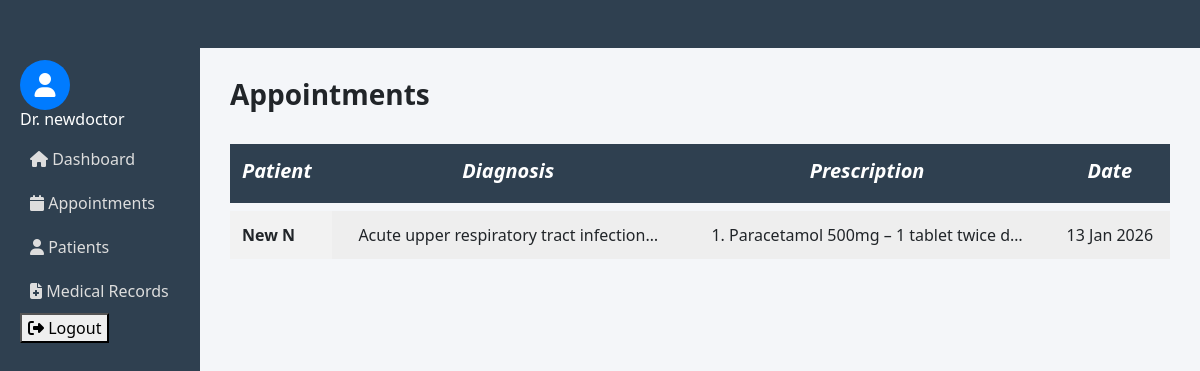
Screenshot of /doctors/medical-records/ (signed in) with the database file from the repository.
### accounts/models.py (models this page shows)
class User(AbstractUser):
    ROLE_CHOICES = (
        ('ADMIN', 'Admin'),
        ('DOCTOR', 'Doctor'),
        ('PATIENT', 'Patient'),
    )
    role = models.CharField(max_length=10, choices=ROLE_CHOICES)

### patientapp/models.py (models this page shows)
class MedicalRecord(models.Model):
    patient = models.ForeignKey(Patient, on_delete=models.CASCADE)
    doctor = models.ForeignKey('doctorapp.Doctor', on_delete=models.SET_NULL,
        null=True,
        blank=True)
    diagnosis = models.TextField()
    appointment = models.ForeignKey(Appointment, on_delete=models.CASCADE, null=True, blank=True)  # NEW
    prescription = models.TextField()
    allergies = models.TextField(blank=True, null=True)
    treatment_history = models.TextField(blank=True, null=True)
    created_at = models.DateTimeField(auto_now_add=True)

class Patient(models.Model):
    user = models.OneToOneField(User, on_delete=models.CASCADE)
    full_name = models.CharField(max_length=100, null=True, blank=True)
    age = models.IntegerField(null=True, blank=True)
    gender = models.CharField(max_length=10, null=True, blank=True)
    phone = models.CharField(max_length=15, null=True, blank=True)
    address = models.TextField(null=True, blank=True)
    created_at = models.DateTimeField(auto_now_add=True,null=True, blank=True)
    def __str__(self):
        return self.full_name or self.user.username

### doctorapp/views.py (the view)
# urls.py: path('medical-records/',medical_records_list, name='doctor_medical_records'),
def medical_records_list(request):
    doctor = get_object_or_404(Doctor, user=request.user)
    records = MedicalRecord.objects.filter(
        doctor=doctor
    ).select_related('patient', 'patient__user').order_by('-created_at')
    return render(
        request,
        'doctor/medical_records.html',
        {'records': records}
    )

### templates/doctor/medical_records.html (shortened to what this page needs)
{% extends "doctor/base.html" %}
{% block content %}
<h3 class="mb-4"><strong>Appointments</strong></h3>
<table class="comparison-table">
    <thead>
        <tr>
            <th><i>Patient</i></th>
            <th><i>Diagnosis</i></th>
            <th><i>Prescription</i></th>
            <th><i>Date</i></th>
        </tr>
    </thead>
    <tbody>
        {% for record in records %}
        <tr>
            <td>{{ record.patient }}</td>
            <td>{{ record.diagnosis|truncatechars:40 }}</td>
            <td>{{ record.prescription|truncatechars:40 }}</td>
            <td>{{ record.created_at|date:"d M Y" }}</td>
        </tr>
        {% empty %}
        <tr>
            <td colspan="4" class="text-center">No medical records found.</td>
        </tr>
        {% endfor %}
    </tbody>
</table>
{% endblock %}

### templates/doctor/base.html (shortened to what this page needs)
<!DOCTYPE html>
<html>
{% load static %}
<head>
    <link href="https://cdn.jsdelivr.net/npm/bootstrap@5.3.2/dist/css/bootstrap.min.css" rel="stylesheet">
    <link href="https://cdnjs.cloudflare.com/ajax/libs/font-awesome/6.5.1/css/all.min.css" rel="stylesheet">
<link rel="stylesheet" href="https://cdnjs.cloudflare.com/ajax/libs/font-awesome/6.4.0/css/all.min.css"/>
    <link rel="stylesheet" href="{% static 'css/doctor.css' %}">
</head>
<body>
    <nav class="navbar navbar-expand-lg navbar-dark p-4 fixed-top" style="background:#2f4050;">
    </nav>
<div class="container-fluid">
    <div class="row">
        <nav class="col-md-2 sidebar">
             <ul>
                    <li>hello</li>
                </ul>
            <div class="profile-icon">
                <i class="fa-solid fa-user"></i>
            </div>
            <h6>Dr. {{ request.user.username }}</h6>
            <ul class="nav flex-column">
                <li class="nav-item"><a href="{% url 'doctor_dashboard' %}"><i class="fa fa-home"></i> Dashboard</a></li>
                <li class="nav-item"><a href="{% url 'doctor_appointments' %}"><i class="fa fa-calendar"></i> Appointments</a></li>
                <li class="nav-item"><a href="{% url 'doctor_patients' %}"><i class="fa fa-user"></i> Patients</a></li>
                <li class="nav-item"><a href="{% url 'doctor_medical_records' %}"><i class="fa fa-file-medical"></i> Medical Records</a></li>
                <form method="post" action="{% url 'logout' %}">
    <button type="submit" >
        <i class="fa-solid fa-right-from-bracket"></i> Logout
    </button>
</form>
            </ul>
        </nav>
        <main class="col-md-10 content">
            <br><br>
            {% block content %}{% endblock %}
        </main>
    </div>
</div>
</body>
</html>

### static/css/doctor.css (style rules this page uses)
body { background: #f4f6f9; }
.sidebar { height: 100vh; background: #2f4050; color: white; padding: 20px; }
.sidebar a { color: #ddd; text-decoration: none; display: block; padding: 10px; }
.content { padding: 30px; }
.comparison-table { width: 100%; border-collapse: separate; border-spacing: 0 8px; text-align: center; }
.comparison-table th { background: #2f4050; color: white; padding: 12px; font-size: 14px; }
.comparison-table th:first-child { text-align: left; }
.comparison-table td { background: #eee; padding: 12px; }
.comparison-table td:first-child { text-align: left; font-weight: bold; background: #f2f2f2; }
.comparison-table i { font-size: 20px; display: block; margin-bottom: 5px; }

### templates/doctor/base.html (style rules this page uses)
.profile-icon { width: 50px; height: 50px; border-radius: 50%; background-color: #007bff; color: white; display: flex; align-items: center; justify-content: center; font-size: 24px; }

### rows the page displays
User: user.username "newdoctor"
MedicalRecord: patient "New N", diagnosis "Acute upper respiratory tract infection…", prescription "1. Paracetamol 500mg – 1 tablet twice d…", created_at "13 Jan 2026"
